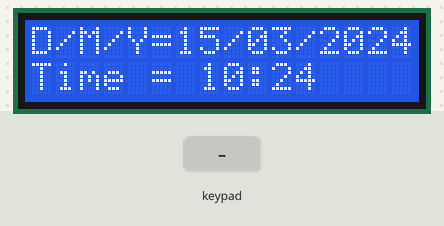
A sketch run on a simulated Arduino Uno, built with avr-gcc and run on an emulated ATmega328P. On the bench: 16×2 character LCD. The test bench sets the inputs (shaded band). The local clock reads 2024-03-15 10:24:30 at power-on unless the sketch sets it; what the sketch prints to the serial monitor is not drawn.

Above: at 1.2 s.
1.3 s: key 'B' pressed
At 2.6 s:
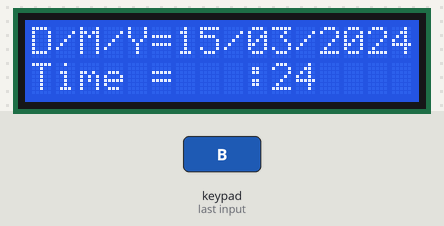
4.3 s: keypad keys 7 6 5 4 D pressed 0.4 s apart
At 7.8 s:
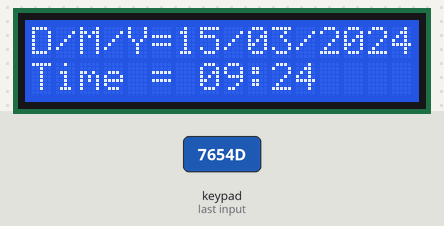
7.9 s: keypad keys 3 2 1 0 D pressed 0.4 s apart
12.0 s: key 'D' pressed
At 13.9 s:
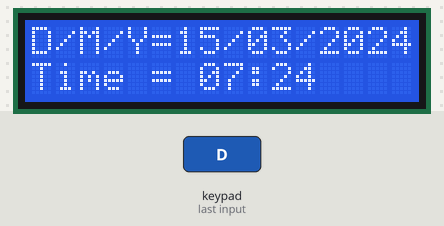
14.0 s: key 'A' pressed
16.0 s: keypad keys 7 6 5 4 # pressed 0.4 s apart
Timing chart, 0 to 19.0 s (numbered marks = the images above; inputs shaded):
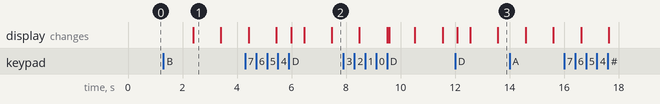

The sketch:

Lab_14_cp2.ino
```cpp
#include <Wire.h>
#include <LiquidCrystal_I2C.h>
#include <Keypad.h>
#include <Keypad_I2C.h>
#include <TimeLib.h>
#include <DS1307RTC.h>

const byte ROWS = 4;
const byte COLS = 4;

char hexaKeys[ROWS][COLS] = {
  {'1','2','3','A'},
  {'4','5','6','B'},
  {'7','8','9','C'},
  {'*','0','#','D'}
};

byte rowPins[ROWS] = {7, 6, 5, 4};
byte colPins[COLS] = {3, 2, 1, 0};

Keypad_I2C keypad(
  makeKeymap(hexaKeys),
  rowPins,
  colPins,
  ROWS,
  COLS,
  0x20
);

LiquidCrystal_I2C lcd(0x27, 16, 2);

tmElements_t tm;

byte mode = 0;

unsigned long blinkTime = 0;
bool blinkState = true;

void print2digits(int num)
{
  if (num < 10)
    lcd.print('0');

  lcd.print(num);
}

void showClock()
{
  if (millis() - blinkTime >= 1000)
  {
    blinkTime = millis();
    blinkState = !blinkState;
  }

  lcd.setCursor(0, 0);

  lcd.print("D/M/Y=");
  print2digits(tm.Day);
  lcd.print("/");
  print2digits(tm.Month);
  lcd.print("/");
  lcd.print(tmYearToCalendar(tm.Year));

  lcd.setCursor(0, 1);

  lcd.print("Time = ");

  // mode 1 = Hour กระพริบ
  if (mode == 1 && !blinkState)
    lcd.print("  ");
  else
    print2digits(tm.Hour);

  lcd.print(":");

  // mode 2 = Minute กระพริบ
  if (mode == 2 && !blinkState)
    lcd.print("  ");
  else
    print2digits(tm.Minute);
}

void setup()
{
  Serial.begin(38400);

  Wire.begin();
  keypad.begin();

  lcd.init();
  lcd.backlight();
  lcd.clear();

  if (!RTC.read(tm))
  {
    lcd.setCursor(0, 0);
    lcd.print("RTC Error");
  }
}

void loop()
{
  char key = keypad.getKey();

  if (key != NO_KEY)
  {
    Serial.print("Key: ");
    Serial.println(key);
  }

  if (mode == 0)
  {
    RTC.read(tm);

    if (key == 'B')
    {
      mode = 1;
      blinkState = true;
      blinkTime = millis();
    }
  }
  else
  {
    if (key == 'B')
    {
      if (mode == 1)
        mode = 2;
      else
        mode = 1;

      blinkState = true;
      blinkTime = millis();
    }

    else if (key == 'C')
    {
      if (mode == 1)
      {
        tm.Hour++;

        if (tm.Hour > 23)
          tm.Hour = 0;
      }

      else if (mode == 2)
      {
        tm.Minute++;

        if (tm.Minute > 59)
          tm.Minute = 0;
      }
    }

    else if (key == 'D')
    {
      if (mode == 1)
      {
        if (tm.Hour == 0)
          tm.Hour = 23;
        else
          tm.Hour--;
      }

      else if (mode == 2)
      {
        if (tm.Minute == 0)
          tm.Minute = 59;
        else
          tm.Minute--;
      }
    }

    else if (key == '#')
    {
      tm.Second = 0;
      RTC.write(tm);
      mode = 0;
    }
  }

  showClock();

  delay(50);
}
```

Measured:
- after the input at 1.3 s, the display: changes after 1.1 s (image 1)
- after the input at 4.3 s, the display: first differs from a run without the input after 1.7 s (image 2)
- after the input at 12.0 s, the display: changes after 0.09 s (image 3)
- what the display in image 1 shows lasts 1.0 s, from 2.4 s to 3.4 s
